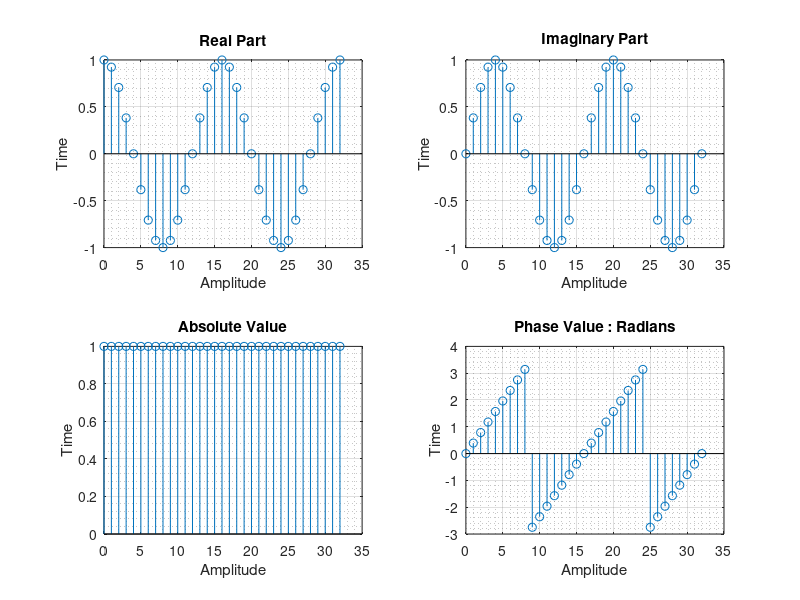

Reproduce this figure in MATLAB.
% Program to plot Real,Imaginary parts and absolute, phase values of function
clc; clear all;

% Given function
%   y(n) = exp(j*pi*n/8) , n <- [0,32]

n = 0:32; % Domain
func = @(n) exp(j*pi*n/8); % Function Definition
x = func(n); % Function Implemention

x1 = real(x); % Extracting real parts.
figure('Name','Function analysis','NumberTitle','off','Color','w')
subplot(2,2,1) % Create axes in tiled positions
stem(n,x1), grid on, grid minor % Discrete data 2D plot
title('Real Part')
xlabel('Amplitude')
ylabel('Time')

x2 = imag(x); % Extracting imaginary parts
subplot(2,2,2)
stem(n,x2), grid on, grid minor
title('Imaginary Part')
xlabel('Amplitude')
ylabel('Time')

x3 = abs(x); % Absolute value function
subplot(2,2,3)
stem(n,x3), grid on, grid minor
title('Absolute Value')
xlabel('Amplitude')
ylabel('Time')

x4 = angle(x); % Phase angle in radians
subplot(2,2,4)
stem(n,x4), grid on, grid minor
title('Phase Value : Radians')
xlabel('Amplitude')
ylabel('Time')